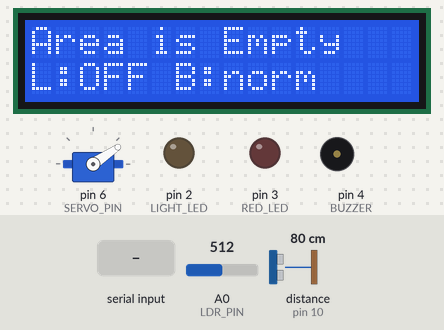
A sketch run on a simulated Arduino Uno, built with avr-gcc and run on an emulated ATmega328P. Shown: servo, 16×2 character LCD, output pins drawn as LEDs (lit = HIGH), buzzer (waves = sounding, pin HIGH). Wiring (inferred from the names in the program): ultrasonic range finder: trigger pin 9; echo pin 10. Inputs (shaded band) come from the test bench; at power-on: distance to the obstacle (sensor on pin 10) 80 cm, A0 (LDR_PIN) = 512. The echo pulse lasts 58.3 µs per cm; pins used as bus, display or sensor lines are not drawn; what the sketch prints to the serial monitor is not drawn.

Above: at 2.77 s.
2.8 s: distance to the obstacle (sensor on pin 10) set to 44 cm
4.4 s: distance to the obstacle (sensor on pin 10) set to 37 cm
At 6.07 s:
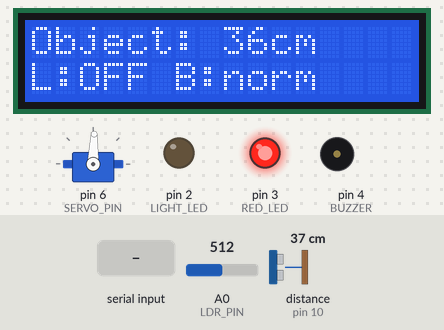
6.1 s: A0 (LDR_PIN) set to 488
At 6.26 s:
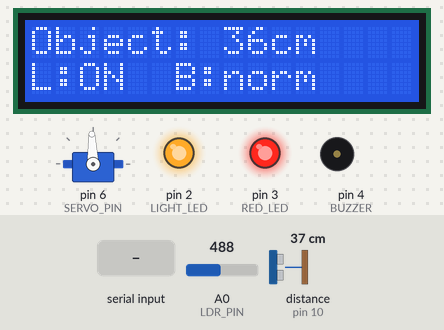
7.8 s: distance to the obstacle (sensor on pin 10) set to 60 cm
At 7.88 s:
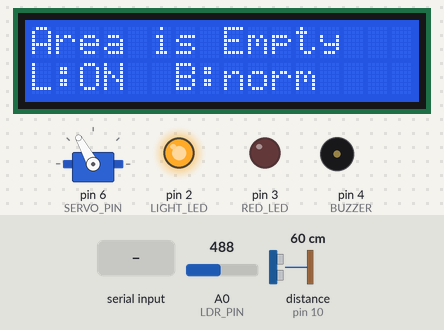
9.5 s: "M" received over Serial
At 11.18 s:
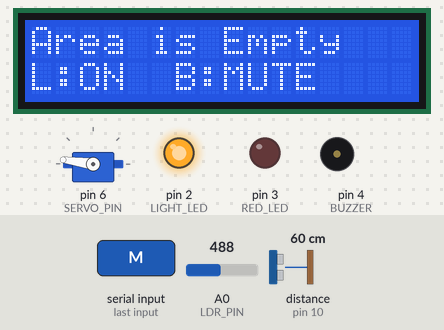
11.2 s: A0 (LDR_PIN) set to 510
At 12.6 s:
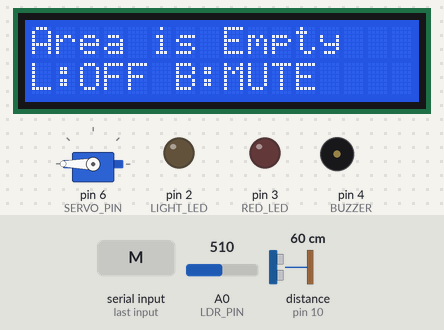
Timing chart, 0 to 15.7 s (numbered marks = the images above; inputs shaded):
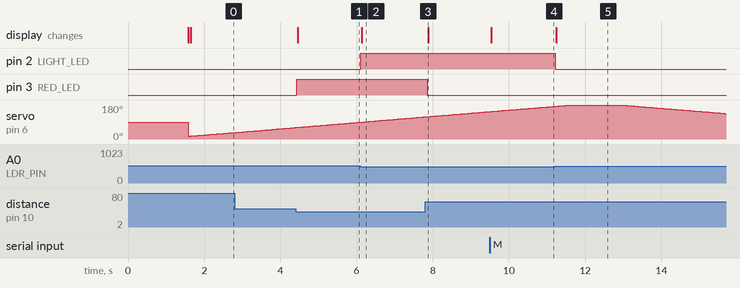

Measured:
- the behaviour switches between 41 and 40 cm on distance to the obstacle (sensor on pin 10) (found by bisection; images 0 and 1)
- the behaviour switches between 501 and 500 on A0 (LDR_PIN) (found by bisection; images 1 and 2)
- after the input at 4.4 s, pin 3 (RED_LED): LOW → HIGH at once; the display: changes after 0.06 s (image 1)
- after the input at 6.1 s, pin 2 (LIGHT_LED): LOW → HIGH at once; the display: changes at once (image 2)
- after the input at 7.8 s, pin 3 (RED_LED): HIGH → LOW after 0.05 s; the display: changes after 0.08 s (image 3)
- after the input at 9.5 s, the display: changes at once (image 4)
- after the input at 11.2 s, pin 2 (LIGHT_LED): HIGH → LOW at once; the display: changes after 0.05 s (image 5)
- by itself, servo on pin 6 (SERVO_PIN): rises from 173° to 180° in 0.37 s, then falls to 135° in 4.0 s

The sketch:

SonarShield.ino
```cpp
/*
  ================================================
   SonarShield - Sonar Radar with Light & Buzzer Alert
  ================================================
  Based on the classic Sciencex radar sweep (15-190 deg,
  continuous sweep, no tracking/lock-on logic) + our
  own additions: LDR light sensor, LCD, and bidirectional
  UI control for the light and buzzer.

  Components:
   - HC-SR04 Ultrasonic Sensor (radar distance / object detection)
   - SG90 Servo Motor (radar rotation - plain continuous sweep)
   - LDR (Light Sensor) - detects dark/bright environment
   - 16x2 I2C LCD (0x27)
   - Light LED  (auto ON in dark, or manually forced via UI)
   - Red LED    (ON whenever an object is within 40cm)
   - Active Buzzer (ON only when object is within 15cm, mutable via UI)

  ---------------- Serial Packet Format ----------------
  Sent continuously (every ~30ms, matching servo step delay):
    angle,distance,lightSensorDark,lightOn,lightMode,buzzerOn,muted.
  Example -> 76,24,1,1,0,0,0.

    angle           : current servo angle
    distance        : cm from HC-SR04 (400 = out of range / no echo)
    lightSensorDark : 1 = LDR reads dark, 0 = bright (raw sensor reading)
    lightOn         : 1 = light LED is actually ON right now
    lightMode       : 0 = AUTO (follows LDR), 1 = FORCED ON, 2 = FORCED OFF
    buzzerOn        : 1 = buzzer is actually sounding right now
    muted           : 1 = buzzer manually muted by user

  ---------------- Serial Commands (from GUI to Arduino) ----------------
    'M' or 'm' -> toggle buzzer mute on/off
    'L' or 'l' -> cycle light mode: AUTO -> FORCED ON -> FORCED OFF -> AUTO
*/

#include <Wire.h>
#include <LiquidCrystal_I2C.h>
#include <Servo.h>

// ---------- Pin Map ----------
#define TRIG_PIN   9
#define ECHO_PIN   10
#define SERVO_PIN  6
#define LIGHT_LED  2   // was GREEN_LED - now the light-sensor-driven LED
#define RED_LED    3
#define BUZZER     4
#define LDR_PIN    A0

LiquidCrystal_I2C lcd(0x27, 16, 2);
Servo myServo;

// ---------- Sensor / output state ----------
long duration;
int distance = 0;
int lightSensorDark = 0; // raw LDR reading: 1 = dark, 0 = bright
bool lightOn = false;
bool buzzerOn = false;

// ---------- Thresholds (tune after testing your hardware) ----------
const int OBJECT_RANGE = 40;        // cm - Red LED turns on within this range
const int DANGER_DISTANCE = 15;     // cm - Buzzer turns on within this range
int LDR_DARK_THRESHOLD = 500;       // analogRead value - tune based on your LDR wiring

// ---------- User-controllable states (via serial commands) ----------
bool buzzerMuted = false;
int lightMode = 0; // 0 = AUTO, 1 = FORCED ON, 2 = FORCED OFF

void setup() {
  Serial.begin(9600);

  pinMode(TRIG_PIN, OUTPUT);
  pinMode(ECHO_PIN, INPUT);
  pinMode(LIGHT_LED, OUTPUT);
  pinMode(RED_LED, OUTPUT);
  pinMode(BUZZER, OUTPUT);

  myServo.attach(SERVO_PIN);

  lcd.init();
  lcd.backlight();
  lcd.setCursor(0, 0);
  lcd.print(" SonarShield ");
  delay(1500);
  lcd.clear();
}

// ---------- Ultrasonic distance ----------
int calculateDistance() {
  digitalWrite(TRIG_PIN, LOW);
  delayMicroseconds(2);
  digitalWrite(TRIG_PIN, HIGH);
  delayMicroseconds(10);
  digitalWrite(TRIG_PIN, LOW);
  duration = pulseIn(ECHO_PIN, HIGH, 30000); // 30ms timeout so it never hangs
  int d = duration * 0.034 / 2;
  if (d == 0) d = 400; // no echo = out of range
  return d;
}

// ---------- Read commands sent from the Processing GUI ----------
void handleSerialCommands() {
  while (Serial.available() > 0) {
    char c = Serial.read();
    if (c == 'M' || c == 'm') {
      buzzerMuted = !buzzerMuted;
    } else if (c == 'L' || c == 'l') {
      lightMode = (lightMode + 1) % 3; // AUTO -> ON -> OFF -> AUTO
    }
  }
}

// ---------- Decide Red LED + Buzzer from distance ----------
void updateProximityOutputs() {
  bool detected = (distance < OBJECT_RANGE);
  digitalWrite(RED_LED, detected ? HIGH : LOW);

  bool closeEnough = (distance < DANGER_DISTANCE);
  buzzerOn = closeEnough && !buzzerMuted;
  digitalWrite(BUZZER, buzzerOn ? HIGH : LOW);
}

// ---------- Decide Light LED from LDR + manual mode ----------
void updateLight() {
  int ldrValue = analogRead(LDR_PIN);
  lightSensorDark = (ldrValue > LDR_DARK_THRESHOLD) ? 1 : 0;

  if (lightMode == 1) {
    lightOn = true;              // forced ON
  } else if (lightMode == 2) {
    lightOn = false;             // forced OFF
  } else {
    lightOn = (lightSensorDark == 0); // AUTO: follow the sensor (inverted for this board's LDR wiring)
  }
  digitalWrite(LIGHT_LED, lightOn ? HIGH : LOW);
}

// ---------- LCD status ----------
void updateLCD() {
  lcd.setCursor(0, 0);
  if (distance < OBJECT_RANGE) {
    lcd.print("Object: ");
    lcd.print(distance);
    lcd.print("cm   ");
  } else {
    lcd.print("Area is Empty  ");
  }

  lcd.setCursor(0, 1);
  lcd.print("L:");
  lcd.print(lightOn ? "ON " : "OFF");
  lcd.print(" B:");
  lcd.print(buzzerMuted ? "MUTE" : "norm");
}

// ---------- Serial packet to Processing ----------
void sendPacket(int angle) {
  Serial.print(angle);            Serial.print(",");
  Serial.print(distance);         Serial.print(",");
  Serial.print(lightSensorDark);  Serial.print(",");
  Serial.print(lightOn ? 1 : 0);  Serial.print(",");
  Serial.print(lightMode);        Serial.print(",");
  Serial.print(buzzerOn ? 1 : 0); Serial.print(",");
  Serial.print(buzzerMuted ? 1 : 0);
  Serial.print(".");
}

// ---------- One tick: read distance, decide outputs, report ----------
void doTick(int angle) {
  handleSerialCommands();
  distance = calculateDistance();
  updateProximityOutputs();
  updateLight();
  updateLCD();
  sendPacket(angle);
}

void loop() {
  // Sweep 15 -> 190 (exactly like the sample project)
  for (int i = 15; i <= 190; i++) {
    myServo.write(i);
    delay(30);
    doTick(i);
  }
  // Sweep 190 -> 15
  for (int i = 190; i > 15; i--) {
    myServo.write(i);
    delay(30);
    doTick(i);
  }
}
```
